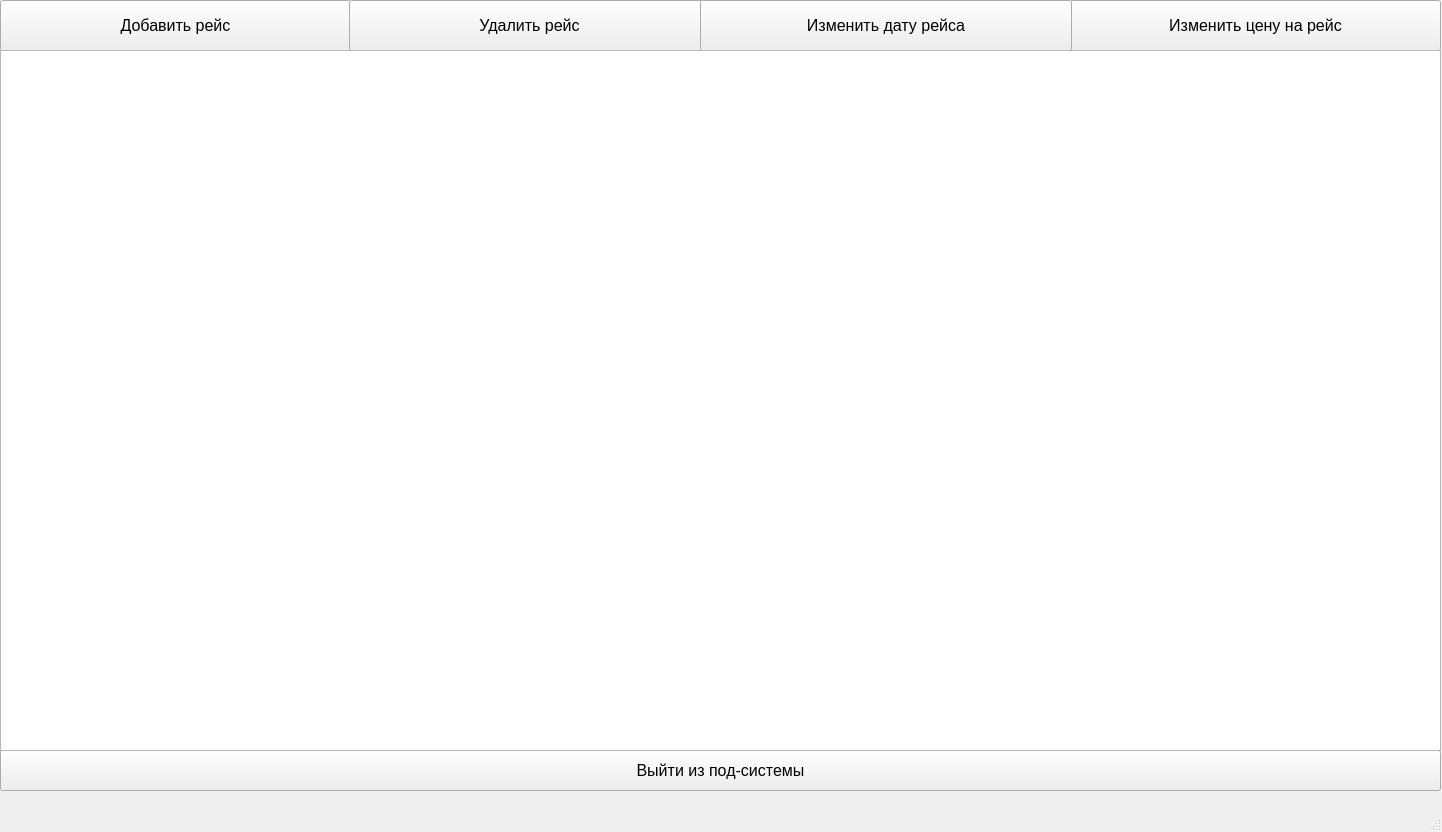
<?xml version="1.0" encoding="UTF-8"?>
<ui version="4.0">
 <class>AdminWindowMain</class>
 <widget class="QMainWindow" name="AdminWindowMain">
  <property name="geometry">
   <rect>
    <x>0</x>
    <y>0</y>
    <width>1442</width>
    <height>832</height>
   </rect>
  </property>
  <property name="windowTitle">
   <string>Админ главная</string>
  </property>
  <widget class="QWidget" name="centralwidget">
   <widget class="QPushButton" name="pushButton_add">
    <property name="geometry">
     <rect>
      <x>0</x>
      <y>0</y>
      <width>351</width>
      <height>51</height>
     </rect>
    </property>
    <property name="font">
     <font>
      <pointsize>12</pointsize>
     </font>
    </property>
    <property name="text">
     <string>Добавить рейс</string>
    </property>
   </widget>
   <widget class="QPushButton" name="pushButton_del">
    <property name="geometry">
     <rect>
      <x>349</x>
      <y>0</y>
      <width>361</width>
      <height>51</height>
     </rect>
    </property>
    <property name="font">
     <font>
      <pointsize>12</pointsize>
     </font>
    </property>
    <property name="text">
     <string>Удалить рейс</string>
    </property>
   </widget>
   <widget class="QPushButton" name="pushButton_cost">
    <property name="geometry">
     <rect>
      <x>1070</x>
      <y>0</y>
      <width>371</width>
      <height>51</height>
     </rect>
    </property>
    <property name="font">
     <font>
      <pointsize>12</pointsize>
     </font>
    </property>
    <property name="text">
     <string>Изменить цену на рейс</string>
    </property>
   </widget>
   <widget class="QPushButton" name="pushButton_date">
    <property name="geometry">
     <rect>
      <x>700</x>
      <y>0</y>
      <width>372</width>
      <height>51</height>
     </rect>
    </property>
    <property name="font">
     <font>
      <pointsize>12</pointsize>
     </font>
    </property>
    <property name="text">
     <string>Изменить дату рейса</string>
    </property>
   </widget>
   <widget class="QPushButton" name="pushButton_exit">
    <property name="geometry">
     <rect>
      <x>0</x>
      <y>750</y>
      <width>1441</width>
      <height>41</height>
     </rect>
    </property>
    <property name="font">
     <font>
      <pointsize>12</pointsize>
     </font>
    </property>
    <property name="text">
     <string>Выйти из под-системы</string>
    </property>
   </widget>
   <widget class="QListWidget" name="listWidget">
    <property name="geometry">
     <rect>
      <x>0</x>
      <y>50</y>
      <width>1441</width>
      <height>701</height>
     </rect>
    </property>
    <property name="font">
     <font>
      <pointsize>16</pointsize>
     </font>
    </property>
    <property name="styleSheet">
     <string notr="true">QListWidget::item { border-bottom: 1px solid black; }
QListWidget::item:selected { background-color: lightblue; color: black; }</string>
    </property>
   </widget>
  </widget>
  <widget class="QMenuBar" name="menubar">
   <property name="geometry">
    <rect>
     <x>0</x>
     <y>0</y>
     <width>1442</width>
     <height>21</height>
    </rect>
   </property>
  </widget>
  <widget class="QStatusBar" name="statusbar"/>
 </widget>
 <resources/>
 <connections/>
</ui>
